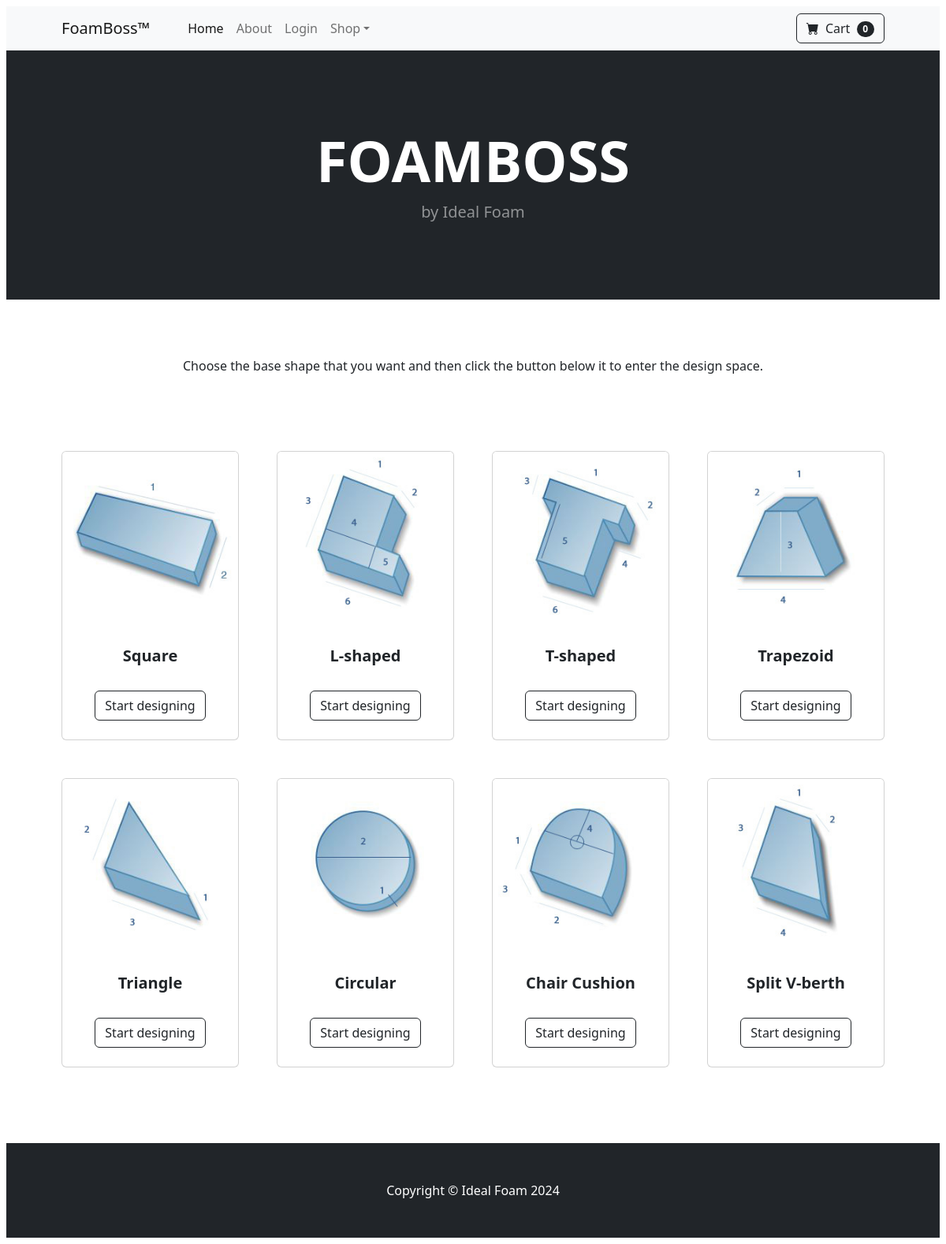
The page / on the database its author committed.
### app/models.py (models this page shows, shortened)
class Shape(models.Model):
    name = models.CharField(max_length=50)
    image = models.ImageField(upload_to='uploads/product/', height_field=None, width_field=None, max_length=None)

### app/views.py (the view)
# urls.py: path('', views.home, name='home'),
def home(request):
    shapes = Shape.objects.all()
    return render(request, 'home.html', {'shapes': shapes})

### app/templates/home.html
{% extends 'base.html' %}
{% block content %}
    <header class="bg-dark py-5">
      <div class="container px-4 px-lg-5 my-5">
        <div class="text-center text-white">
          <h1 class="display-2 fw-bolder">FOAMBOSS</h1>
          <p class="lead fw-normal text-white-50 mb-0">by Ideal Foam</p>
        </div>
      </div>
    </header>
    <div class="container">
      <br/><br/><br/>
      <div class="text-center">Choose the base shape that you want and then click the button below it to enter the design space.</div>
    </div>
    <section class="py-5">
      <div class="container px-4 px-lg-5 mt-5">
        <div
          class="row gx-4 gx-lg-5 row-cols-2 row-cols-md-3 row-cols-xl-4 justify-content-center"
        >
          {% for shape in shapes %}
          <div class="col mb-5">
            <div class="card h-100">
              <img class="card-img-top" src="{{ shape.image.url }}" alt="..." />
              <div class="card-body p-4">
                <div class="text-center">
                  <h5 class="fw-bolder">{{ shape.name }}</h5>
                </div>
              </div>
              <div class="card-footer p-4 pt-0 border-top-0 bg-transparent">
                <div class="text-center">
                  <a class="btn btn-outline-dark mt-auto" href="#"
                    >Start designing</a
                  >
                </div>
              </div>
            </div>
          </div>
          {% endfor %}
    </section>
    {% endblock %}

### rows shown on the page
Shape: image (picture), name "Square"
Shape: image (picture), name "L-shaped"
Shape: image (picture), name "T-shaped"
Shape: image (picture), name "Trapezoid"
Shape: image (picture), name "Triangle"
Shape: image (picture), name "Circular"
Shape: image (picture), name "Chair Cushion"
Shape: image (picture), name "Split V-berth"
